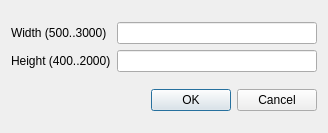
<?xml version="1.0" encoding="UTF-8"?>
<ui version="4.0">
 <class>dlgSheetSize</class>
 <widget class="QDialog" name="dlgSheetSize">
  <property name="windowModality">
   <enum>Qt::WindowModal</enum>
  </property>
  <property name="geometry">
   <rect>
    <x>0</x>
    <y>0</y>
    <width>328</width>
    <height>133</height>
   </rect>
  </property>
  <property name="sizePolicy">
   <sizepolicy hsizetype="Fixed" vsizetype="Fixed">
    <horstretch>0</horstretch>
    <verstretch>0</verstretch>
   </sizepolicy>
  </property>
  <property name="minimumSize">
   <size>
    <width>328</width>
    <height>133</height>
   </size>
  </property>
  <property name="maximumSize">
   <size>
    <width>328</width>
    <height>16777215</height>
   </size>
  </property>
  <property name="windowTitle">
   <string>Qt-BSch3V sheet size</string>
  </property>
  <layout class="QVBoxLayout">
   <property name="spacing">
    <number>6</number>
   </property>
   <item>
    <layout class="QGridLayout">
     <item row="0" column="0">
      <widget class="QLabel" name="label">
       <property name="text">
        <string>Width (500..3000)</string>
       </property>
      </widget>
     </item>
     <item row="1" column="0">
      <widget class="QLabel" name="label_2">
       <property name="text">
        <string>Height (400..2000)</string>
       </property>
      </widget>
     </item>
     <item row="0" column="1">
      <widget class="QLineEdit" name="editWidth">
       <property name="maxLength">
        <number>4</number>
       </property>
      </widget>
     </item>
     <item row="1" column="1">
      <widget class="QLineEdit" name="editHeight">
       <property name="maxLength">
        <number>4</number>
       </property>
      </widget>
     </item>
    </layout>
   </item>
   <item>
    <widget class="QDialogButtonBox" name="buttonBox">
     <property name="standardButtons">
      <set>QDialogButtonBox::Cancel|QDialogButtonBox::Ok</set>
     </property>
    </widget>
   </item>
  </layout>
 </widget>
 <resources/>
 <connections>
  <connection>
   <sender>buttonBox</sender>
   <signal>accepted()</signal>
   <receiver>dlgSheetSize</receiver>
   <slot>accept()</slot>
   <hints>
    <hint type="sourcelabel">
     <x>163</x>
     <y>112</y>
    </hint>
    <hint type="destinationlabel">
     <x>163</x>
     <y>66</y>
    </hint>
   </hints>
  </connection>
  <connection>
   <sender>buttonBox</sender>
   <signal>rejected()</signal>
   <receiver>dlgSheetSize</receiver>
   <slot>reject()</slot>
   <hints>
    <hint type="sourcelabel">
     <x>163</x>
     <y>112</y>
    </hint>
    <hint type="destinationlabel">
     <x>163</x>
     <y>66</y>
    </hint>
   </hints>
  </connection>
 </connections>
</ui>
